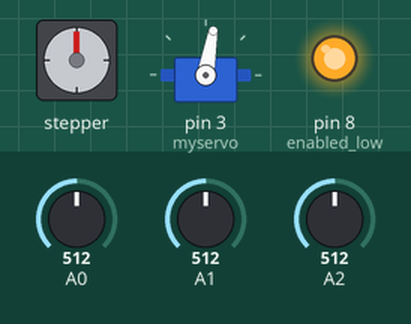
This sketch was run on a simulated Arduino Uno, built with avr-gcc and run on an emulated ATmega328P. On the bench: stepper motor, servo, output pins drawn as LEDs (lit = HIGH). Wiring (inferred from the names in the program): stepper motor driver (200 steps per turn assumed): step pin 2; direction pin 5. Inputs (shaded band) come from the test bench; at power-on: A0 = 512, A2 = 512, A1 = 512. Pins used as bus, display or sensor lines are not drawn; what the sketch prints to the serial monitor is not drawn.

Above: at 1.2 s.
1.3 s: A0 set to 526
At 3.3 s:
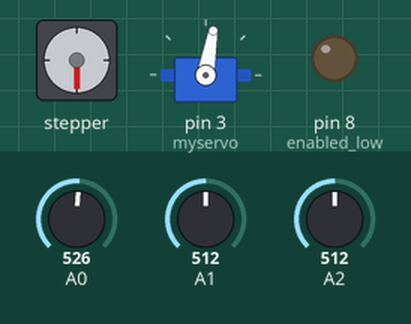
At 4.2 s:
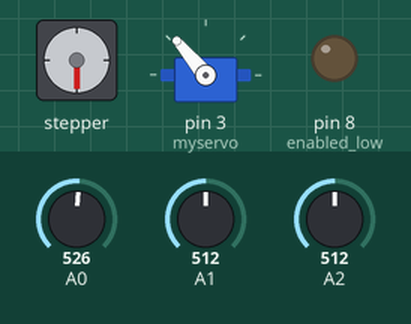
4.3 s: A0 set to 511
At 7.2 s:
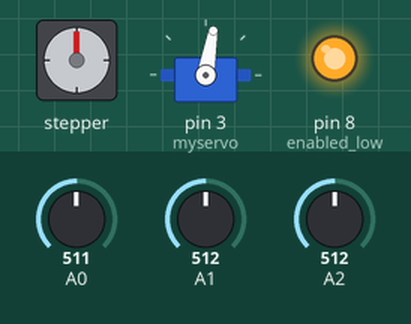
7.3 s: A2 set to 520
At 10.0 s:
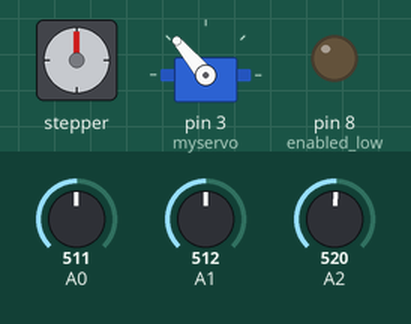
10.3 s: A1 set to 716
16.3 s: A1 set to 511
19.3 s: A0 set to 716
Timing chart, 0 to 23.3 s (numbered marks = the images above; inputs shaded):
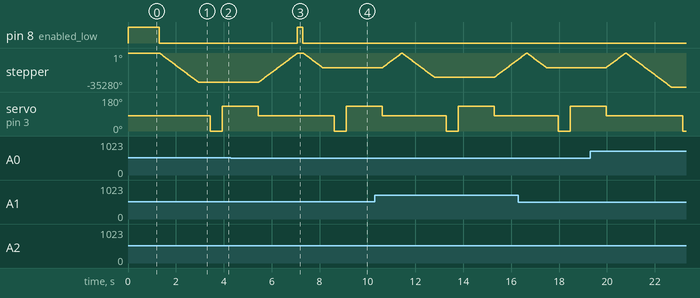

The sketch:

connect_four.ino
```cpp
#include <Servo.h>

Servo myservo;

void step(int steps) {
  if (steps < 0) {
    digitalWrite(5, HIGH);
    steps = -steps;
  } else {
    digitalWrite(5, LOW);
  }

  for (int i = 0; i < steps; i++) {
    digitalWrite(2, HIGH);
    delayMicroseconds(45);
    digitalWrite(2, LOW);
    delayMicroseconds(45);
  }
}

int toNum(bool a, bool b, bool c) {
  // 000 is reserved
  if (!a &&  !b && c) { // 001
    return 0;
  } else if (!a &&  b && !c) { // 010
    return 1;
  } else if (!a &&  b && c) { // 011
    return 2;
  } else if (a &&  !b && !c) { // 100
    return 3;
  } else if (a &&  !b && c) { // 101
    return 4;
  } else if (a &&  b && !c) { // 110
    return 5;
  } else if (a &&  b && c) { // 111
    return 6;
  }

  return -1;
}

void activateServo() {
  myservo.write(0);
  delay(500);
  myservo.write(130);
}

bool analogToDigitalRead(int pin) {
  int value = analogRead(pin);
  return value > 512;
}

int rowPositions[] = {8400, 11300, 14000, 16900, 19600, 22400, 25500};

void setup() {
  Serial.begin(9600);
  pinMode(8, OUTPUT); // enabled low
  pinMode(5, OUTPUT); // direction
  pinMode(2, OUTPUT); // step
  myservo.attach(3);
  myservo.write(130);
  // pinMode(12, INPUT_PULLUP);
  // randomSeed(analogRead(A5));
  Serial.println("Started");


  digitalWrite(8, HIGH);
}

void loop() {
  myservo.write(80);
  while (toNum(analogToDigitalRead(A0), analogToDigitalRead(A1), analogToDigitalRead(A2)) == -1);
  int num = toNum(analogToDigitalRead(A0), analogToDigitalRead(A1), analogToDigitalRead(A2));

  digitalWrite(8, LOW);

  step(rowPositions[num]);
  delay(500);
  activateServo();
  delay(1500);

  myservo.write(80);

  step(-rowPositions[num]);

  digitalWrite(8, HIGH);
}

// void loop() {
//   // while (digitalRead(12));

//   // int inputChar = random(48, 55);

//   while (Serial.available() <= 0);

//   int inputChar = Serial.read();

//   if (inputChar == 'p') {
//     Serial.print("A0: ");
//     Serial.print(analogToDigital(analogRead(A0)));
//     Serial.print(" A1: ");
//     Serial.print(analogToDigital(analogRead(A1)));
//     Serial.print(" A2: ");
//     Serial.println(analogToDigital(analogRead(A2)));
//   } else {
//     digitalWrite(8, LOW);
//     Serial.write(inputChar);

//     step(rowPositions[inputChar - 48]);
//     delay(500);
//     myservo.write(0);
//     delay(500);
//     myservo.write(130);
//     delay(1500);

//     step(-rowPositions[inputChar - 48]);

//     digitalWrite(8, HIGH);
//   }
// }
```

Measured:
- the behaviour switches between 512 and 513 on A0 (found by bisection; images 0 and 1)
- the behaviour switches between 512 and 513 on A2 (found by bisection; images 3 and 4)
- after the input at 1.3 s, pin 8 (enabled_low): HIGH → LOW at once; stepper: turns 30420° counter-clockwise in 1.6 s, starting at once; servo on pin 3 (myservo): 80° → 0° after 2.1 s, → 130° 0.50 s later
- after the input at 4.3 s, pin 8 (enabled_low): LOW → HIGH after 2.8 s
- after the input at 7.3 s, pin 8 (enabled_low): HIGH → LOW at once; stepper: turns 15120° counter-clockwise in 0.81 s, starting at once; servo on pin 3 (myservo): 80° → 0° after 1.3 s, → 130° 0.50 s later
